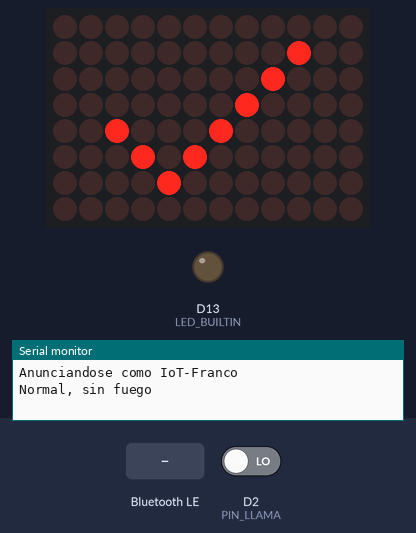
Recording of a sketch running on a simulated Arduino Uno R4 WiFi. On the bench: 12×8 LED matrix, output pins drawn as LEDs (lit = HIGH), the last lines printed to the serial monitor. The test bench sets the inputs (shaded band); at power-on: D2 (PIN_LLAMA) LOW. Nothing arrives over Bluetooth unless stated; a phone connects over Bluetooth LE 3 s after start.

Above: at 1.2 s.
1.3 s: D2 (PIN_LLAMA) driven HIGH
At 1.9 s:
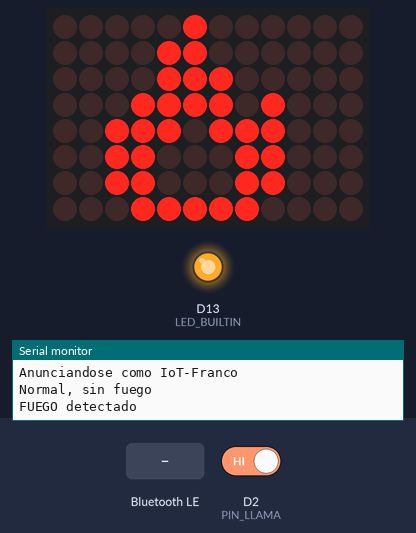
2.8 s: Bluetooth LE write "0" received
At 3.3 s:
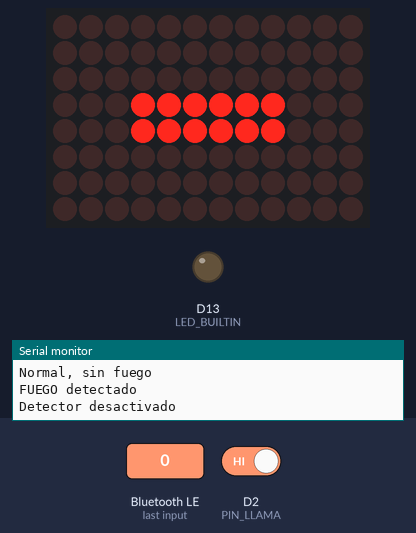
4.5 s: Bluetooth LE write "1" received
At 5.6 s:
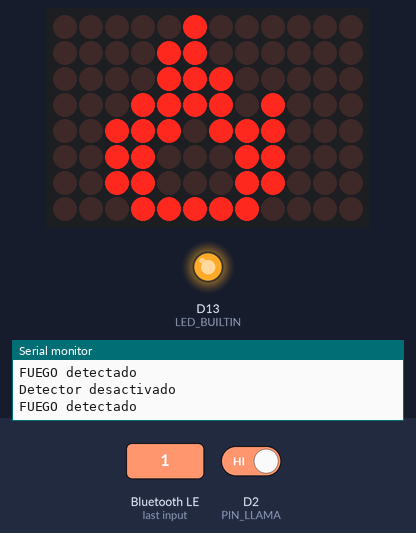
6.0 s: D2 (PIN_LLAMA) driven LOW
At 6.7 s:
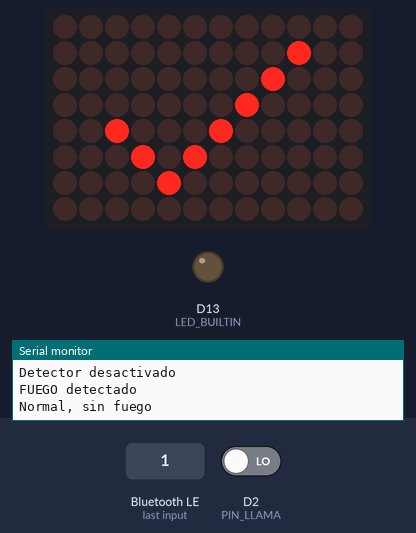
Timing chart, 0 to 9.0 s (numbered marks = the images above; inputs shaded):
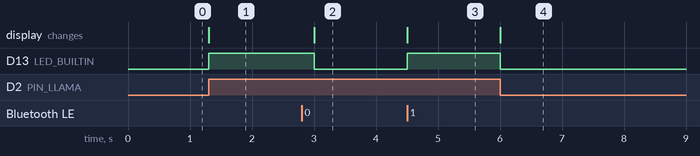

Measured:
- after the input at 1.3 s, D13 (LED_BUILTIN): LOW → HIGH at once; the display: changes at once (image 1)
- after the input at 2.8 s, D13 (LED_BUILTIN): HIGH → LOW after 0.20 s; the display: changes after 0.20 s (image 2)
- after the input at 4.5 s, D13 (LED_BUILTIN): LOW → HIGH at once; the display: changes at once (image 3)
- after the input at 6.0 s, D13 (LED_BUILTIN): HIGH → LOW at once; the display: changes at once (image 4)

The sketch:

DetectorLlamaBLE.ino
```cpp
/*
 * Detector de llama BLE - Arduino UNO R4 WiFi + sensor KY-026
 * TI3042 Aplicaciones Moviles para IoT - Unidad 2
 *
 * El Arduino es el PERIFERICO BLE: se anuncia y espera que el celular (CENTRAL) se conecte.
 *  - Caracteristica COMANDO (19b10001): la app ESCRIBE 1 = activar detector, 0 = desactivar.
 *  - Caracteristica ESTADO  (19b10002): el Arduino NOTIFICA 0 = normal, 1 = fuego, 2 = desactivado.
 */
#include <ArduinoBLE.h>
#include "Arduino_LED_Matrix.h"

// configuracion
const int PIN_LLAMA = 2;              // Salida DO de la KY-026 conectada al pin digital 2
const int NIVEL_FUEGO = HIGH;         // Si al acercar la llama NO detecta, cambia HIGH por LOW
const char* NOMBRE_BLE = "IoT-Franco"; // Nombre unico para no confundirse con otras placas del aula

// valores que entiende la app (los mismos de BleIoT.kt)
const byte ESTADO_NORMAL = 0;
const byte ESTADO_FUEGO = 1;
const byte ESTADO_DESACTIVADO = 2;
const byte CMD_DESACTIVAR = 0;
const byte CMD_ACTIVAR = 1;

// servicio y caracteristicas ble
BLEService servicioDetector("19b10000-e8f2-537e-4f6c-d104768a1214");
BLEByteCharacteristic caracteristicaComando("19b10001-e8f2-537e-4f6c-d104768a1214", BLERead | BLEWrite);
BLEByteCharacteristic caracteristicaEstado("19b10002-e8f2-537e-4f6c-d104768a1214", BLERead | BLENotify);

ArduinoLEDMatrix matriz;

// Dibujos para la matriz 8x12 (1 = LED encendido)
uint8_t dibujoFuego[8][12] = {
  {0,0,0,0,0,1,0,0,0,0,0,0},
  {0,0,0,0,1,1,0,0,0,0,0,0},
  {0,0,0,0,1,1,1,0,0,0,0,0},
  {0,0,0,1,1,1,1,0,1,0,0,0},
  {0,0,1,1,1,0,1,1,1,0,0,0},
  {0,0,1,1,0,0,0,1,1,0,0,0},
  {0,0,1,1,0,0,0,1,1,0,0,0},
  {0,0,0,1,1,1,1,1,0,0,0,0}
};
uint8_t dibujoOk[8][12] = {
  {0,0,0,0,0,0,0,0,0,0,0,0},
  {0,0,0,0,0,0,0,0,0,1,0,0},
  {0,0,0,0,0,0,0,0,1,0,0,0},
  {0,0,0,0,0,0,0,1,0,0,0,0},
  {0,0,1,0,0,0,1,0,0,0,0,0},
  {0,0,0,1,0,1,0,0,0,0,0,0},
  {0,0,0,0,1,0,0,0,0,0,0,0},
  {0,0,0,0,0,0,0,0,0,0,0,0}
};
uint8_t dibujoDesactivado[8][12] = {
  {0,0,0,0,0,0,0,0,0,0,0,0},
  {0,0,0,0,0,0,0,0,0,0,0,0},
  {0,0,0,0,0,0,0,0,0,0,0,0},
  {0,0,0,1,1,1,1,1,1,0,0,0},
  {0,0,0,1,1,1,1,1,1,0,0,0},
  {0,0,0,0,0,0,0,0,0,0,0,0},
  {0,0,0,0,0,0,0,0,0,0,0,0},
  {0,0,0,0,0,0,0,0,0,0,0,0}
};

bool detectorActivo = true;      // Arranca vigilando
byte estadoActual = 255;         // 255 = "aun no se envio nada", fuerza el primer envio
unsigned long ultimoEnvio = 0;   // Para reenviar el estado cada 1 segundo

void mostrarEstado(byte estado) {
  if (estado == ESTADO_FUEGO) {
    matriz.renderBitmap(dibujoFuego, 8, 12);
    digitalWrite(LED_BUILTIN, HIGH);
    Serial.println("FUEGO detectado");
  } else if (estado == ESTADO_NORMAL) {
    matriz.renderBitmap(dibujoOk, 8, 12);
    digitalWrite(LED_BUILTIN, LOW);
    Serial.println("Normal, sin fuego");
  } else {
    matriz.renderBitmap(dibujoDesactivado, 8, 12);
    digitalWrite(LED_BUILTIN, LOW);
    Serial.println("Detector desactivado");
  }
}

void setup() {
  Serial.begin(9600);
  pinMode(PIN_LLAMA, INPUT);
  pinMode(LED_BUILTIN, OUTPUT);
  matriz.begin();

  if (!BLE.begin()) {                       // Enciende la radio Bluetooth del R4
    Serial.println("Error: no se pudo iniciar BLE");
    while (true);                           // Sin BLE no hay nada que hacer
  }

  BLE.setLocalName(NOMBRE_BLE);
  BLE.setAdvertisedService(servicioDetector);           // La app filtra por este UUID
  servicioDetector.addCharacteristic(caracteristicaComando);
  servicioDetector.addCharacteristic(caracteristicaEstado);
  BLE.addService(servicioDetector);

  caracteristicaComando.writeValue(CMD_ACTIVAR);        // Valores iniciales
  caracteristicaEstado.writeValue(ESTADO_NORMAL);

  BLE.advertise();                                      // "Estoy aqui"
  Serial.print("Anunciandose como ");
  Serial.println(NOMBRE_BLE);
}

void loop() {
  BLE.poll();   // Atiende los eventos BLE (conexiones, escrituras) sin bloquear el loop

  // 1) Recibir comandos de la app (validando: solo se aceptan 0 y 1)
  if (caracteristicaComando.written()) {
    byte comando = caracteristicaComando.value();
    if (comando == CMD_ACTIVAR) {
      detectorActivo = true;
    } else if (comando == CMD_DESACTIVAR) {
      detectorActivo = false;
    } else {
      Serial.print("Comando invalido ignorado: ");
      Serial.println(comando);
    }
  }

  // 2) Calcular el estado actual del detector
  byte nuevoEstado;
  if (!detectorActivo) {
    nuevoEstado = ESTADO_DESACTIVADO;
  } else if (digitalRead(PIN_LLAMA) == NIVEL_FUEGO) {
    nuevoEstado = ESTADO_FUEGO;
  } else {
    nuevoEstado = ESTADO_NORMAL;
  }

  // 3) Notificar a la app: de inmediato si cambio, y ademas cada 1 s para que la app siempre este al dia
  if (nuevoEstado != estadoActual) {
    estadoActual = nuevoEstado;
    mostrarEstado(estadoActual);
    caracteristicaEstado.writeValue(estadoActual);
    ultimoEnvio = millis();
  } else if (millis() - ultimoEnvio >= 1000) {
    caracteristicaEstado.writeValue(estadoActual);
    ultimoEnvio = millis();
  }
}
```
